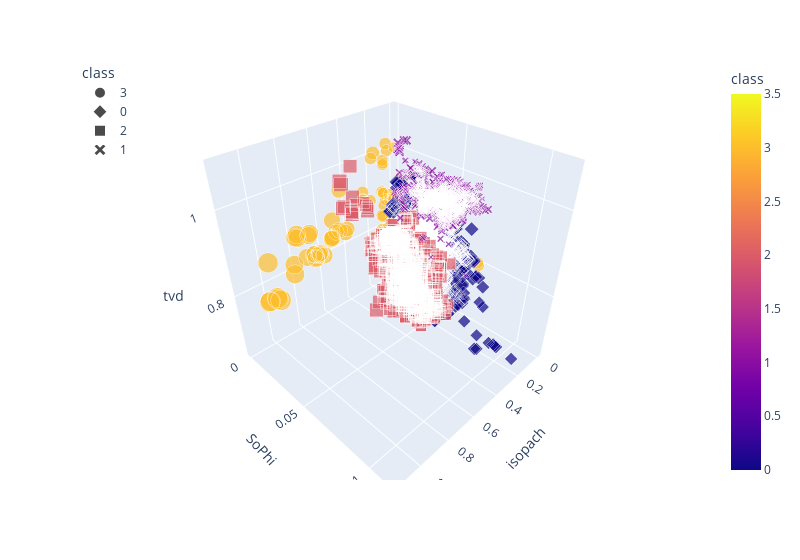

Write notebook code for a chart like this one.
### Code cell
# Plotting the clusters with three features
fig = px.scatter_3d(ml_df, x="isopach", y="SoPhi", z="tvd", color="class", symbol="class", size="isopach",width=800)
fig.update_layout(legend=dict(x=0,y=1))
fig.show()

### Figure 1 — Plotly figure (JSON) as saved in the notebook; plotly's stock layout.template omitted (floating-point values rounded to 4 significant figures; data arrays with more than 128 entries replaced by an {"elided": "..."} marker saying what was removed)
{"data": [{"hovertemplate": "class=%{marker.color}<br>isopach=%{marker.size}<br>SoPhi=%{y}<br>tvd=%{z}<extra></extra>", "legendgroup": "3", "marker": {"color": {"elided": "1148 int values"}, "coloraxis": "coloraxis", "size": {"elided": "1148 float values"}, "sizemode": "area", "sizeref": 0.002846, "symbol": "circle"}, "mode": "markers", "name": "3", "scene": "scene", "showlegend": true, "type": "scatter3d", "x": {"elided": "1148 float values"}, "y": {"elided": "1148 float values"}, "z": {"elided": "1148 float values"}}, {"hovertemplate": "class=%{marker.color}<br>isopach=%{marker.size}<br>SoPhi=%{y}<br>tvd=%{z}<extra></extra>", "legendgroup": "0", "marker": {"color": {"elided": "2940 int values"}, "coloraxis": "coloraxis", "size": {"elided": "2940 float values"}, "sizemode": "area", "sizeref": 0.002846, "symbol": "diamond"}, "mode": "markers", "name": "0", "scene": "scene", "showlegend": true, "type": "scatter3d", "x": {"elided": "2940 float values"}, "y": {"elided": "2940 float values"}, "z": {"elided": "2940 float values"}}, {"hovertemplate": "class=%{marker.color}<br>isopach=%{marker.size}<br>SoPhi=%{y}<br>tvd=%{z}<extra></extra>", "legendgroup": "2", "marker": {"color": {"elided": "1301 int values"}, "coloraxis": "coloraxis", "size": {"elided": "1301 float values"}, "sizemode": "area", "sizeref": 0.002846, "symbol": "square"}, "mode": "markers", "name": "2", "scene": "scene", "showlegend": true, "type": "scatter3d", "x": {"elided": "1301 float values"}, "y": {"elided": "1301 float values"}, "z": {"elided": "1301 float values"}}, {"hovertemplate": "class=%{marker.color}<br>isopach=%{marker.size}<br>SoPhi=%{y}<br>tvd=%{z}<extra></extra>", "legendgroup": "1", "marker": {"color": {"elided": "1148 int values"}, "coloraxis": "coloraxis", "size": {"elided": "1148 float values"}, "sizemode": "area", "sizeref": 0.002846, "symbol": "x"}, "mode": "markers", "name": "1", "scene": "scene", "showlegend": true, "type": "scatter3d", "x": {"elided": "1148 float values"}, "y": {"elided": "1148 float values"}, "z": {"elided": "1148 float values"}}], "layout": {"coloraxis": {"colorbar": {"title": {"text": "class"}}, "colorscale": [[0, "#0d0887"], [0.1111, "#46039f"], [0.2222, "#7201a8"], [0.3333, "#9c179e"], [0.4444, "#bd3786"], [0.5556, "#d8576b"], [0.6667, "#ed7953"], [0.7778, "#fb9f3a"], [0.8889, "#fdca26"], [1, "#f0f921"]]}, "legend": {"itemsizing": "constant", "title": {"text": "class"}, "tracegroupgap": 0, "x": 0, "y": 1}, "margin": {"t": 60}, "scene": {"domain": {"x": [0, 1], "y": [0, 1]}, "xaxis": {"title": {"text": "isopach"}}, "yaxis": {"title": {"text": "SoPhi"}}, "zaxis": {"title": {"text": "tvd"}}}, "width": 800}}
